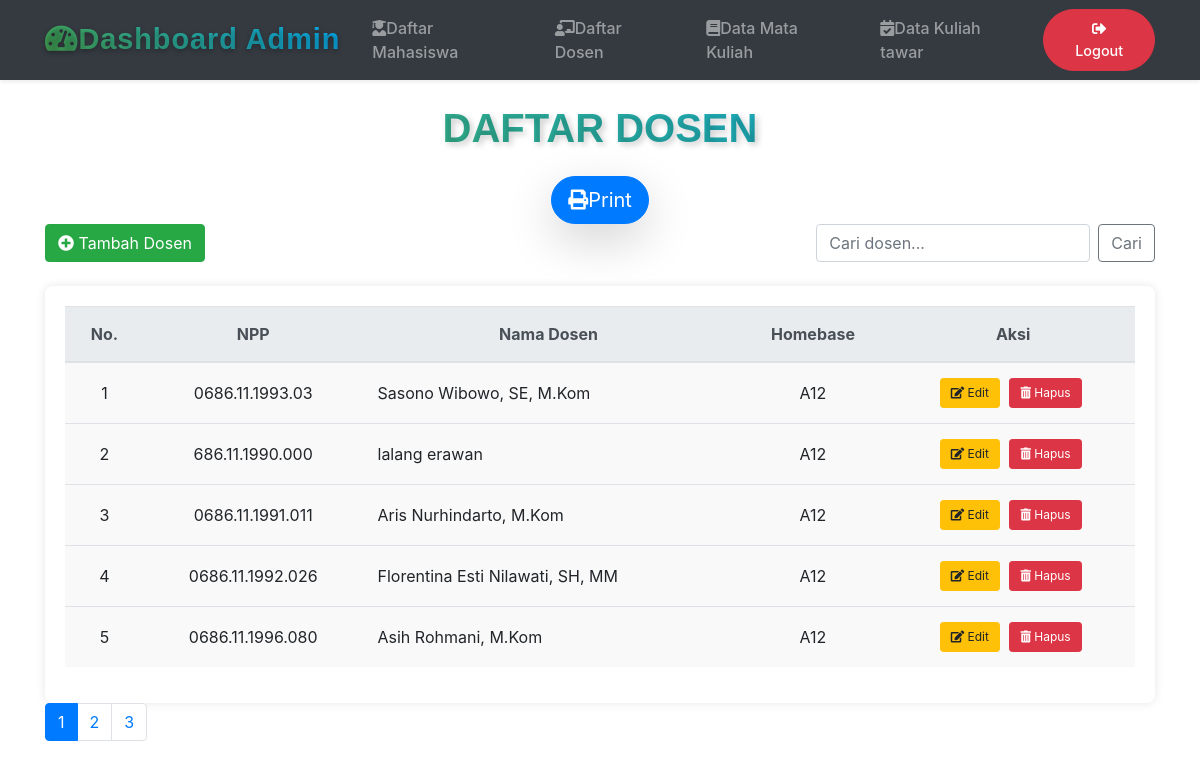
The page /dashboard_dosen_06959_fais.php on the database its author committed.
### tables this page shows
CREATE TABLE `dosen` (
    `id` int(11) NOT NULL AUTO_INCREMENT,
    `npp` char(16) NOT NULL,
    `namadosen` varchar(50) DEFAULT NULL,
    `homebase` char(10) DEFAULT NULL,
    PRIMARY KEY (`id`)
  );

### dashboard_dosen_06959_fais.php (the view, shortened to what this page needs)
<?php
    $limit = 5;
    $page = isset($_GET['page']) ? (int)$_GET['page'] : 1;
    $start = ($page > 1) ? ($page * $limit) - $limit : 0;
    $result_total = mysqli_query($koneksi, "SELECT COUNT(*) AS total FROM dosen");
    $total_data = mysqli_fetch_assoc($result_total)['total'];
    $total_pages = ceil($total_data / $limit);
    $result = mysqli_query($koneksi, "SELECT * FROM dosen LIMIT $start, $limit");
?>
<!DOCTYPE html>
<html lang="en">
<head>
    <link rel="stylesheet" href="https://stackpath.bootstrapcdn.com/bootstrap/4.5.2/css/bootstrap.min.css">
    <link rel="stylesheet" href="https://use.fontawesome.com/releases/v5.7.0/css/all.css" />
</head>
<body>
<nav class="navbar navbar-expand-lg navbar-dark bg-dark shadow-sm">
    <div class="container">
        <a class="navbar-brand text-gradient" href="#">
            <i class="fas fa-tachometer-alt me-2"></i>Dashboard Admin
        </a>
        <div class="collapse navbar-collapse" id="navbarNav">
            <ul class="navbar-nav ms-auto align-items-center">
                <li class="nav-item">
                    <a class="nav-link px-3" href="dashboard_mahasiswa_06959_fais.php">
                        <i class="fas fa-user-graduate me-2"></i>Daftar Mahasiswa
                    </a>
                </li>
                <li class="nav-item">
                    <a class="nav-link px-3" href="dashboard_dosen_06959_fais.php">
                        <i class="fas fa-chalkboard-teacher me-2"></i>Daftar Dosen
                    </a>
                </li>
                <li class="nav-item">
                    <a class="nav-link px-3" href="dashboard_matkul_06959_fais.php">
                        <i class="fas fa-book me-2"></i>Data Mata Kuliah
                    </a>
                </li>
                <li class="nav-item">
                    <a class="nav-link px-3" href="dashboard_kultawar_06959_fais.php">
                        <i class="fas fa-calendar-check me-2"></i>Data Kuliah tawar
                    </a>
                </li>
                <li class="nav-item ms-lg-3">
                    <a class="btn btn-danger nav-link text-white rounded-pill px-4" href="index.php">
                        <i class="fas fa-sign-out-alt me-2"></i>Logout
                    </a>
                </li>
            </ul>
        </div>
    </div>
</nav>
<div class="container">
    <h2 class="text-center my-4 custom-heading">Daftar Dosen</h2>
    <div class="text-center"><a class="btn btn-primary btn-lg shadow-lg rounded-pill text-white" href="printdosen_06959_fais .php"><i class="fas fa-print me-2"></i>Print</a></div>
    <div class="d-flex justify-content-between mb-4">
        <a href="tambah_dosen_06959_fais.php" class="btn btn-success"><i class="fas fa-plus-circle"></i> Tambah Dosen</a>
        <form class="form-inline" role="search">
            <input class="form-control mr-2" type="search" id="searchInput" placeholder="Cari dosen..." aria-label="Search">
            <button class="btn btn-outline-secondary" type="submit">Cari</button>
        </form>
    </div>
    <div class="table-container">
        <table class="table table-hover">
            <thead class="thead-light">
                <tr>
                    <th>No.</th>
                    <th>NPP</th>
                    <th>Nama Dosen</th>
                    <th>Homebase</th>
                    <th>Aksi</th>
                </tr>
            </thead>
            <tbody>
                <?php if (mysqli_num_rows($result) > 0): ?>
                    <?php while($row = mysqli_fetch_assoc($result)): ?>
                        <tr class="data-container">
                            <td><?= $row['id']; ?></td>
                            <td><?= $row['npp']; ?></td>
                            <td class="namadosen"><?= $row['namadosen']; ?></td>
                            <td><?= $row['homebase']; ?></td>
                            <td class="action-links">
                                <a href="editdosen_06959_fais.php?id=<?= $row['id']; ?>" class="btn btn-warning btn-sm"><i class="fas fa-edit"></i> Edit</a>
                                <a href="hapusdosen_06959_fais.php?id=<?= $row['id']; ?>" class="btn btn-danger btn-sm" onclick="return confirm('Yakin ingin menghapus?');"><i class="fas fa-trash-alt"></i> Hapus</a>
                            </td>
                        </tr>
                    <?php endwhile; ?>
                <?php else: ?>
                    <tr><td colspan="5" class="text-center">Data tidak ada</td></tr>
                <?php endif; ?>
            </tbody>
        </table>
    </div>
    <nav>
        <ul class="pagination">
            <?php for ($i = 1; $i <= $total_pages; $i++): ?>
                <li class="page-item <?= ($i == $page) ? 'active' : ''; ?>">
                    <a class="page-link" href="?page=<?= $i; ?>"><?= $i; ?></a>
                </li>
            <?php endfor; ?>
        </ul>
    </nav>
</div>
</body>
</html>

### dashboard_dosen_06959_fais.php (style rules this page uses)
body { background-image: url('inigambar.jpg'); background-size: cover; background-attachment: fixed; }
.table-container { background-color: #fff; padding: 20px; border-radius: 8px; box-shadow: 0 0 10px rgba(0, 0, 0, 0.1); margin-top: 20px; overflow-x: auto; }
.pagination { justify-content: flex-start; }
.table th, .table td { vertical-align: middle; padding: 15px; }
.table td, .table th { text-align: center; }
.table td.namadosen { text-align: left; }
.action-links a { margin-right: 5px; font-size: 12px; padding: 5px 10px; }
.data-container { background-color: #f9f9f9; }
.navbar { background-color: #343a40; }
.navbar-brand { font-family: 'Poppins', sans-serif; font-size: 1.8rem; font-weight: bold; letter-spacing: 1px; background: linear-gradient(45deg, #4caf50, #03a9f4); -webkit-background-clip: text; -webkit-text-fill-color: transparent; }
.custom-heading { font-family: 'Poppins', sans-serif; font-size: 2.5rem; font-weight: 700; text-transform: uppercase; color: transparent; background: linear-gradient(45deg, #4caf50, #03a9f4); -webkit-background-clip: text; text-shadow: 3px 3px 6px rgba(0, 0, 0, 0.2); }
.table { table-layout: auto; width: 100%; }
.navbar { background-color: #343a40; transition: all 0.3s ease-in-out; }
.navbar-brand { font-family: 'Poppins', sans-serif; font-size: 1.8rem; font-weight: bold; letter-spacing: 1px; text-shadow: 0 2px 5px rgba(0, 0, 0, 0.3); transition: transform 0.3s ease; }
.text-gradient { background: linear-gradient(45deg, #4caf50, #03a9f4); -webkit-background-clip: text; -webkit-text-fill-color: transparent; }
.nav-link { font-weight: 500; transition: color 0.3s, background-color 0.3s; }
.btn-danger.nav-link { font-size: 0.9rem; font-weight: 500; padding: 0.5rem 1rem; }
@media (min-width: 992px) { .ms-lg-3 { margin-left: auto !important; } }

### rows shown on the page
dosen: id "1", npp "0686.11.1993.03", namadosen "Sasono Wibowo, SE, M.Kom", homebase "A12"
dosen: id "2", npp "686.11.1990.000", namadosen "lalang erawan", homebase "A12"
dosen: id "3", npp "0686.11.1991.011", namadosen "Aris Nurhindarto, M.Kom", homebase "A12"
dosen: id "4", npp "0686.11.1992.026", namadosen "Florentina Esti Nilawati, SH, MM", homebase "A12"
dosen: id "5", npp "0686.11.1996.080", namadosen "Asih Rohmani, M.Kom", homebase "A12"
